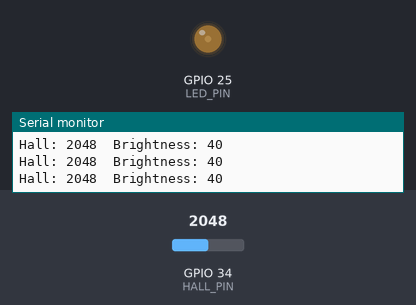
Recording of a sketch running on a simulated ESP32. Parts: output pins drawn as LEDs (lit = HIGH), the last lines printed to the serial monitor. Inputs (shaded band) come from the test bench; at power-on: GPIO 34 (HALL_PIN) = 2048 (analog values on the 0–4095 scale).

Above: at 1.2 s.
1.3 s: GPIO 34 (HALL_PIN) set to 2866
At 2.1 s:
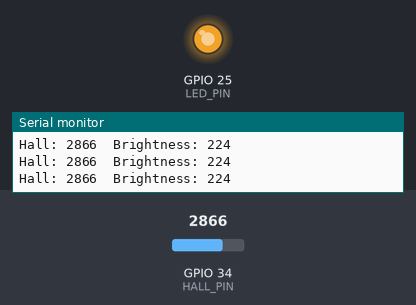
2.8 s: GPIO 34 (HALL_PIN) set to 2047
At 3.3 s:
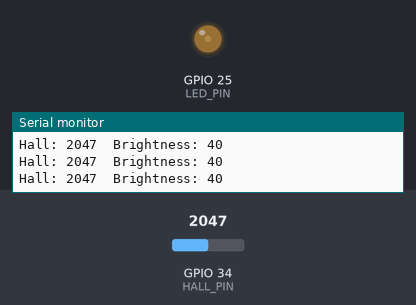
Timing chart, 0 to 5.8 s (numbered marks = the images above; inputs shaded):
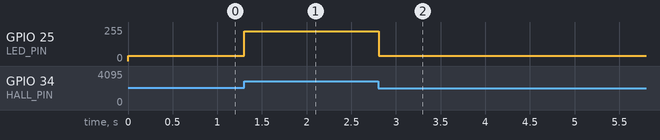

The sketch:

MagneticLocalReveal.ino
```cpp
#include <Arduino.h>

// Linear Hall sensor analog output and one LED PWM output.
const int HALL_PIN = 34;
const int LED_PIN = 25;

// Replace these two values after observing the real sensor in Serial Monitor.
int hallFar = 2000;
int hallNear = 3000;

const int MIN_BRIGHTNESS = 30;
const int MAX_BRIGHTNESS = 255;

void setup() {
  Serial.begin(115200);

  pinMode(HALL_PIN, INPUT);
  pinMode(LED_PIN, OUTPUT);

  // ESP32 Arduino ADC default is 12-bit (0–4095). Keeping this explicit makes
  // the calibration values easier to interpret when the board is changed.
  analogReadResolution(12);

  Serial.println("Magnetic Local Reveal Test");
  Serial.println("Move the magnet through far, middle, and near positions.");
}

void loop() {
  const int hallValue = analogRead(HALL_PIN);

  // Map the calibrated Hall range to a dim baseline and full brightness.
  int brightness = map(
      hallValue,
      hallFar,
      hallNear,
      MIN_BRIGHTNESS,
      MAX_BRIGHTNESS);

  brightness = constrain(brightness, MIN_BRIGHTNESS, MAX_BRIGHTNESS);
  analogWrite(LED_PIN, brightness);

  Serial.print("Hall: ");
  Serial.print(hallValue);
  Serial.print("  Brightness: ");
  Serial.println(brightness);

  delay(20);
}
```

Measured:
- after the input at 1.3 s, GPIO 25 (LED_PIN): 40/255 → 224/255 at once
- after the input at 2.8 s, GPIO 25 (LED_PIN): 224/255 → 40/255 at once
